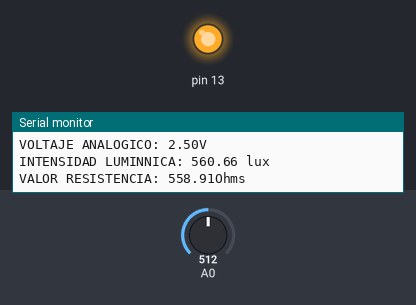
Bench run of a sketch on a simulated Arduino Uno, built with avr-gcc and run on an emulated ATmega328P. Parts: output pins drawn as LEDs (lit = HIGH), the last lines printed to the serial monitor. The test bench sets the inputs (shaded band); at power-on: A0 = 512.

Above: at 2.8 s.
2.9 s: A0 set to 751
5.6 s: A0 set to 777
At 7.2 s:
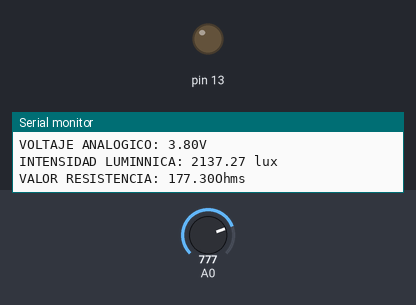
8.3 s: A0 set to 716
At 10.7 s:
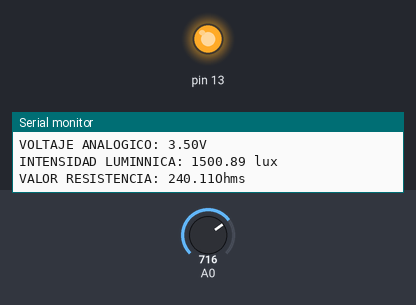
11.7 s: A0 set to 900
At 13.6 s:
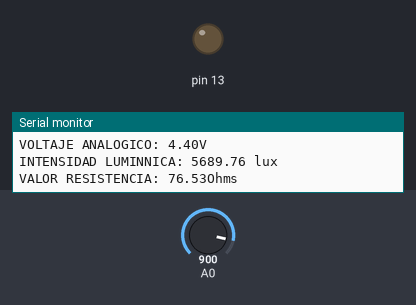
Timing chart, 0 to 15.1 s (numbered marks = the images above; inputs shaded):
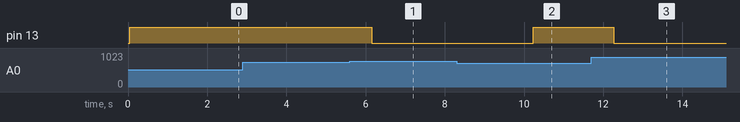

Measured:
- the behaviour switches between 766 and 767 on A0 (found by bisection; images 0 and 1)
- after the input at 5.6 s, pin 13: HIGH → LOW after 0.55 s
- after the input at 8.3 s, pin 13: LOW → HIGH after 1.9 s
- after the input at 11.7 s, pin 13: HIGH → LOW after 0.57 s

The sketch:

sketch_oct23a.ino
```cpp
void setup() {
  // put your setup code here, to run once:
  pinMode(A0, INPUT);
  pinMode(13, OUTPUT);
  Serial.begin(9600);
}

  float vin = 0;
  float vout = 0;
  float rl = 0;
  float il = 0;

void loop() {

  vin = analogRead(A0);

  vout = (vin*5)/1023;

  rl = 560*((5/vout)-1);

  il = pow((rl/127562),-1.16550117);
  Serial.print("VOLTAJE ANALOGICO: ");
   Serial.print(vout);
  Serial.println("V");
  Serial.println();
  Serial.print("INTENSIDAD LUMINNICA: ");
  Serial.print(il);
  Serial.println(" lux");
  Serial.println();
  Serial.print("VALOR RESISTENCIA: ");
  Serial.print(rl);
  Serial.println("Ohms");
  Serial.println();
  Serial.println();
  Serial.println();
  if(il<2000)
  {
    digitalWrite(13,HIGH);
  }
  else
  {
    digitalWrite(13,LOW);
  }

  delay(2000);
}
```
